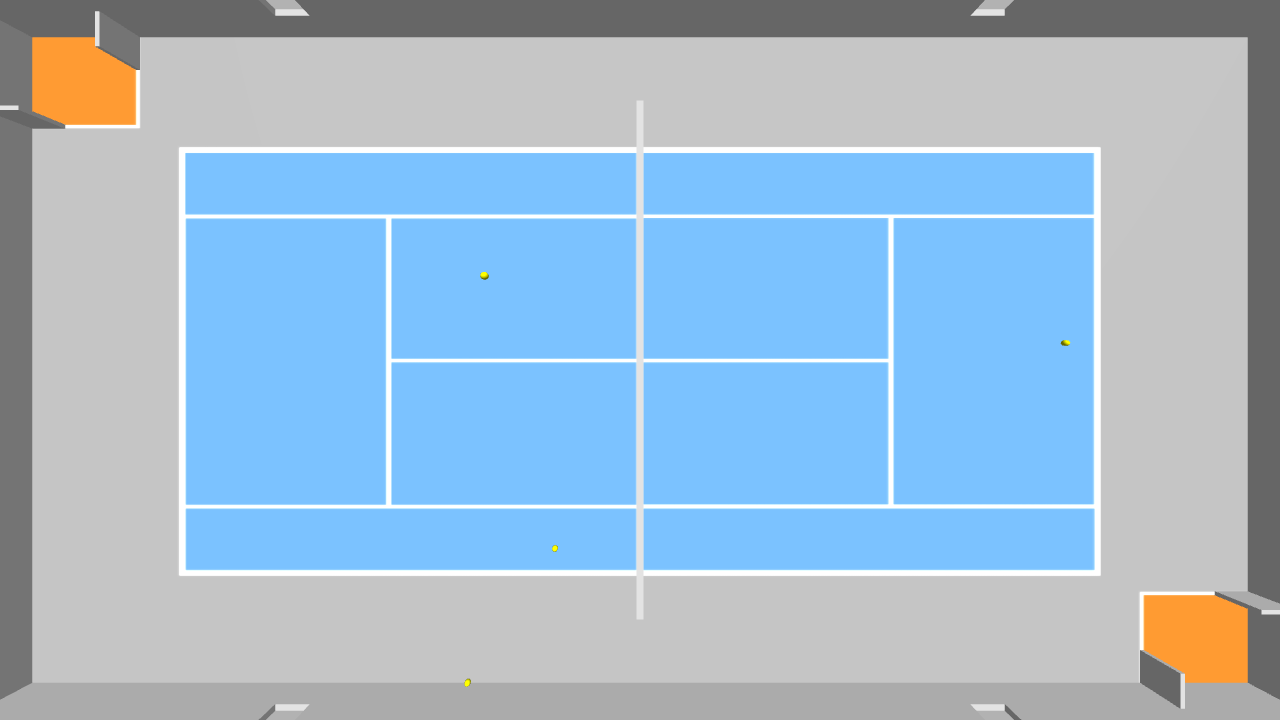
#> input picture balls_detection/video/image_ball_88.png, 1280 x 720 px
$ python test.py
#> lines starting #> are read from the running program, lines starting #| are printed output that depends on the picture; after the words box and inside, x2 and y2 are one past the last pixel; in counts of white or black regions, pixels touching at a corner belong together
"""
import cv2

empty = cv2.imread("empty.png")
b1 = cv2.imread("image_ball_1.png")

i = b1 - empty

ret, thresh = cv2.threshold(i, 1, 255, cv2.THRESH_BINARY)

cv2.namedWindow("img")
cv2.imshow("img", thresh)
cv2.waitKey(0)
"""
import  cv2
import numpy as np

def nothing(x):
    pass

# Create a window
cv2.namedWindow('image')

# create trackbars for color change
cv2.createTrackbar('dp','image',1,10,nothing)
cv2.createTrackbar('md','image',1,100,nothing)
cv2.createTrackbar('p1','image',1,255,nothing)
cv2.createTrackbar('p2','image',1,255,nothing)
cv2.createTrackbar('mr','image',1,255,nothing)
cv2.createTrackbar('mx','image',1,255,nothing)

# Set default value for MAX HSV trackbars.
cv2.setTrackbarPos('dp', 'image', 1)
cv2.setTrackbarPos('md', 'image', 10)
cv2.setTrackbarPos('p1', 'image', 100)
cv2.setTrackbarPos('p2', 'image', 5)
cv2.setTrackbarPos('mr', 'image', 5)
cv2.setTrackbarPos('mx', 'image', 11)

# Initialize to check if HSV min/max value changes
dp = md = p1 = p2 = mr = mx = 0


img = cv2.imread("./video/image_ball_88.png")
#> img is the input picture: shape (720, 1280, 3); mean B, G, R 209.1, 186.9, 160.6
gray = cv2.cvtColor(img, cv2.COLOR_BGR2GRAY)
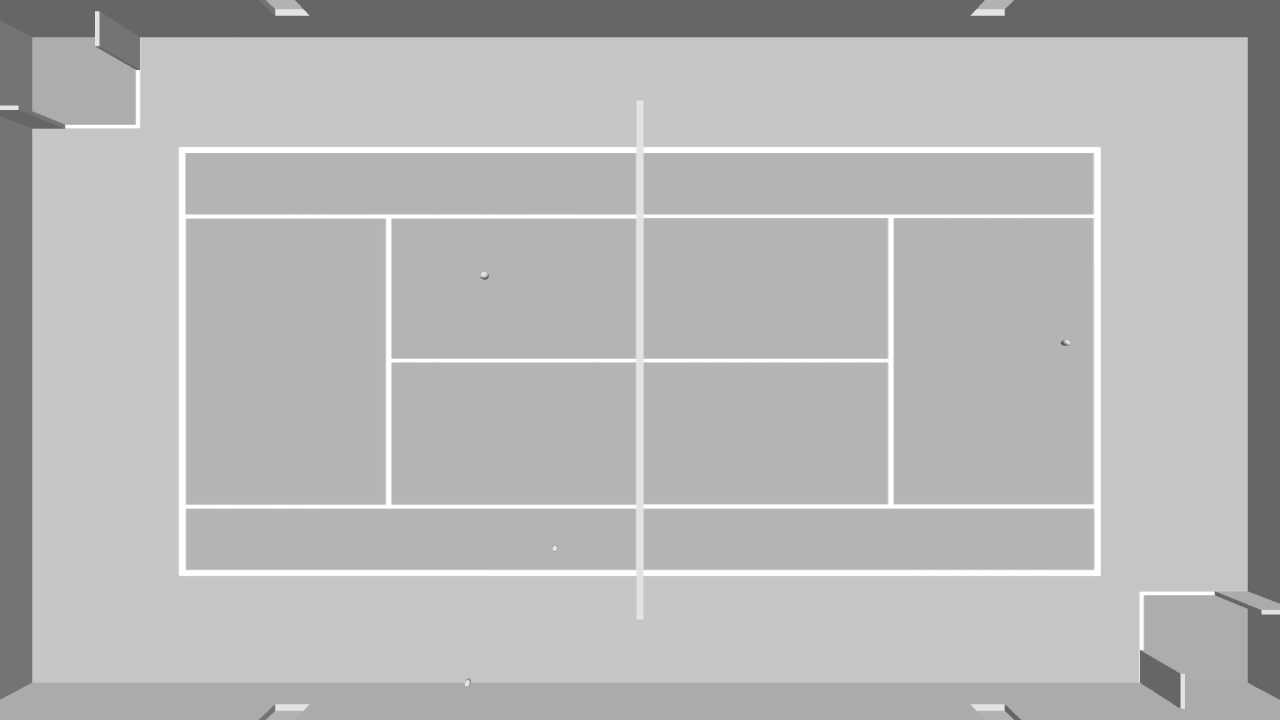
#> gray: shape (720, 1280); min 90, max 255, mean 181.7
gray = cv2.medianBlur(gray, 5)
# bgr --> hsv
hsv = cv2.cvtColor(img, cv2.COLOR_BGR2HSV)
#> hsv: shape (720, 1280, 3); mean H, S, V 42, 55.7, 212.7
# filtre
#blurred = cv2.GaussianBlur(hsv, (11, 11), 0)
# use the rage_detector.py to find the values of lower and upper thresholds
lower = np.array([20, 90, 90], dtype="uint8")
upper = np.array([60, 255, 255], dtype="uint8")
mask = cv2.inRange(hsv, lower, upper)
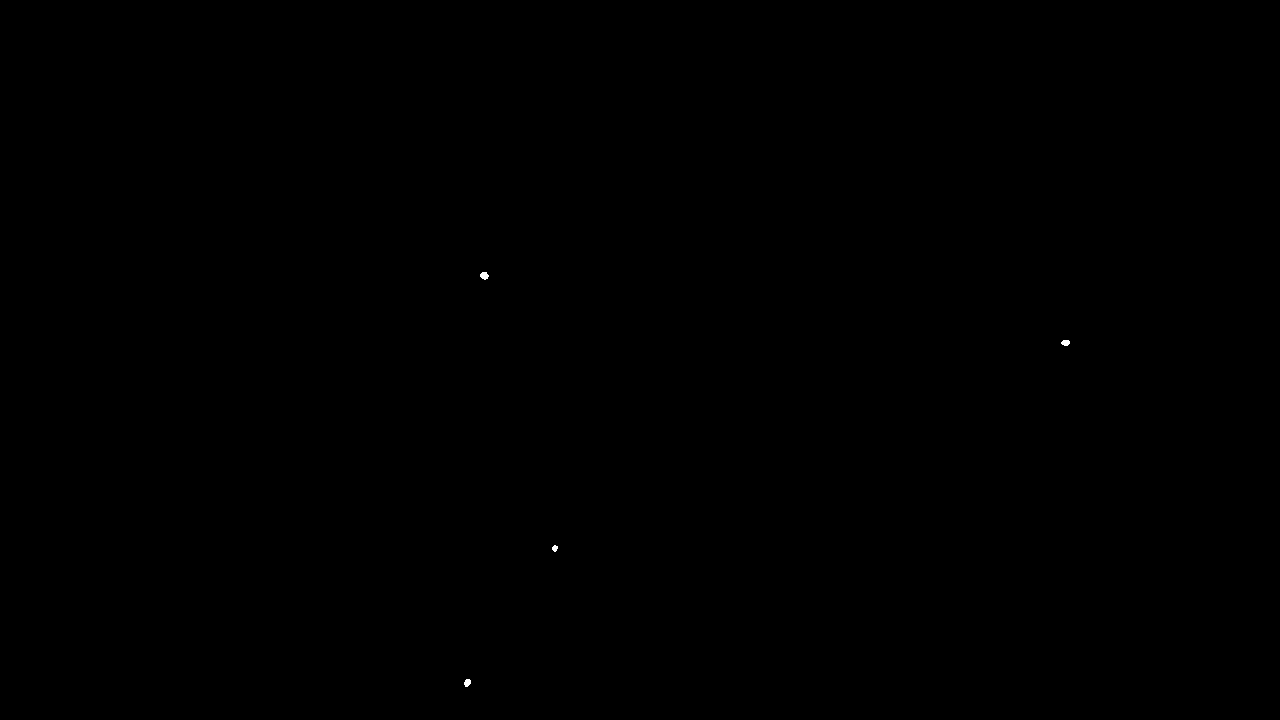
#> mask: shape (720, 1280); 0.02% white; 4 white regions, box (x1, y1, x2, y2) and area: (480, 272, 489, 280) 52, (1061, 340, 1070, 346) 43, (464, 679, 471, 687) 43, (552, 545, 558, 552) 30
# some operations on the mask to remove small blobs
mask = cv2.dilate(mask, None, iterations=3)
#> mask: shape (720, 1280); 0.07% white; 4 white regions, box (x1, y1, x2, y2) and area: (477, 269, 492, 283) 190, (1058, 337, 1073, 349) 169, (461, 676, 474, 690) 169, (549, 542, 561, 555) 144
mask = cv2.erode(mask, None, iterations=1)
#> mask: shape (720, 1280); 0.05% white; 4 white regions, box (x1, y1, x2, y2) and area: (478, 270, 491, 282) 136, (1059, 338, 1072, 348) 119, (462, 677, 473, 689) 119, (550, 543, 560, 554) 98

save = img.copy()
output = mask
waitTime = 33

while(1):
    img = save.copy()
    output = mask
    # get current positions of all trackbars
    dp = cv2.getTrackbarPos('dp','image')
    md = cv2.getTrackbarPos('md','image')
    p1 = cv2.getTrackbarPos('p1','image')
    p2 = cv2.getTrackbarPos('p2','image')
    mr = cv2.getTrackbarPos('mr','image')
    mx = cv2.getTrackbarPos('mx','image')


    # Hough Cicrle
    detected_circles = cv2.HoughCircles(mask,
        method=cv2.HOUGH_GRADIENT, # detection method
        dp=dp,  # inverse ratio of resolution
        minDist=md, # Minimum distance between detected centers.
        param1=p1, # Upper threshold for the internal Canny edge detector
        param2=p2, # Threshold for center detection
        minRadius=mr,
        maxRadius=mx
        )
#> detected_circles = [[483.5, 274.5, 6.2], [466.5, 682.5, 6.2], [1064.5, 344.5, 7.4], [554.5, 548.5, 6.2]]

    if detected_circles is not None :
        detected_circles = np.uint16(np.around(detected_circles))
#> detected_circles = [[484, 274, 6], [466, 682, 6], [1064, 344, 7], [554, 548, 6]]
        print("Nombre de balles trouvés : ", detected_circles.shape[1])
#| Nombre de balles trouvés :  4
        for pt in detected_circles[0,:]:
            x,y,r = pt[0], pt[1], pt[2]
            # draw the outer circle
            cv2.circle(img, (x,y), r, (0,255,0), 2)
            # draw the center of the circle
            cv2.circle(img, (x,y), 2, (0,0,255), 3)
#> this loop made 4 passes
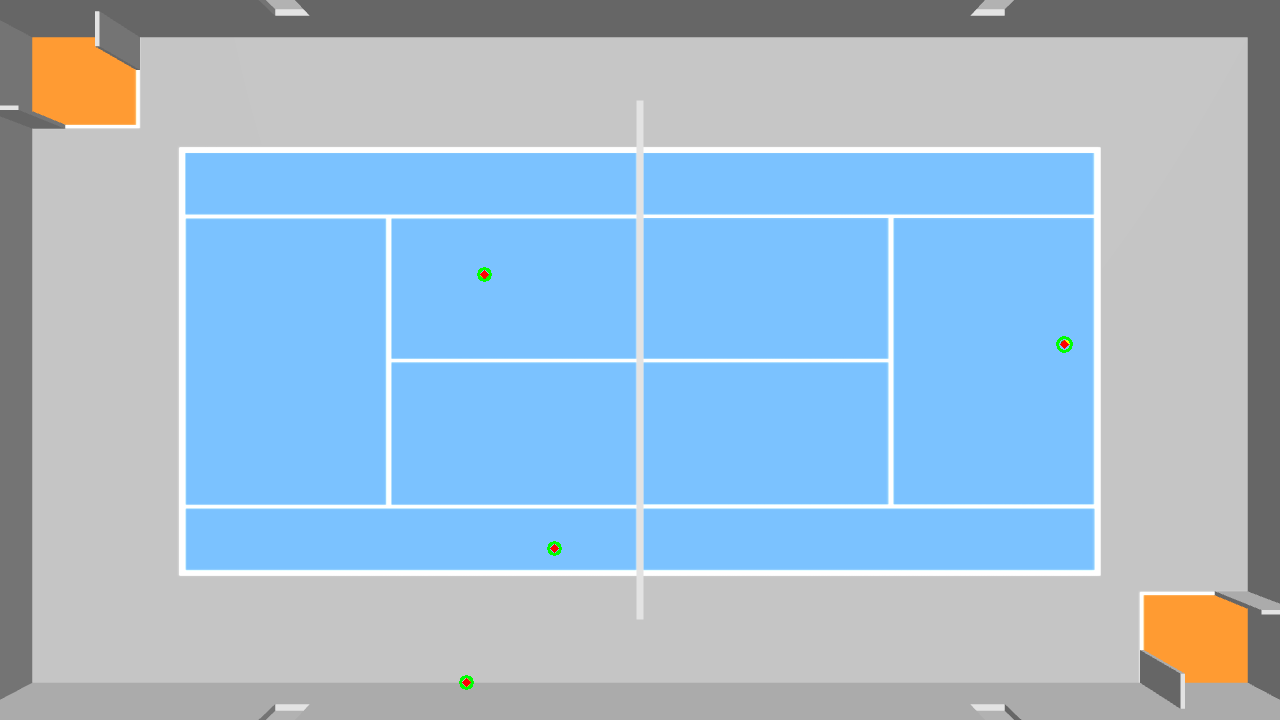
#> img: shape (720, 1280, 3); 0.07% of pixels changed, all inside (x1, y1, x2, y2) = (459, 267, 1073, 690)
    else:
        print("No circle found")

    # Display output image
    cv2.imshow('image', img)

    # Wait longer to prevent freeze for videos.
    if cv2.waitKey(waitTime) & 0xFF == ord('q'):
#> (key q is pressed here)
        break

# Release resources
cv2.destroyAllWindows()
